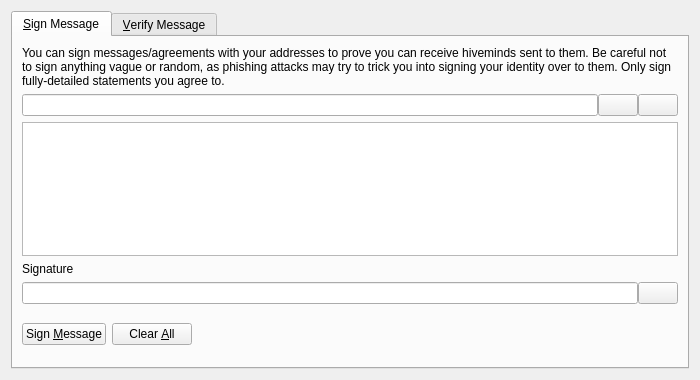
<?xml version="1.0" encoding="UTF-8"?>
<ui version="4.0">
 <class>SignVerifyMessageDialog</class>
 <widget class="QDialog" name="SignVerifyMessageDialog">
  <property name="geometry">
   <rect>
    <x>0</x>
    <y>0</y>
    <width>700</width>
    <height>380</height>
   </rect>
  </property>
  <property name="windowTitle">
   <string>Signatures - Sign / Verify a Message</string>
  </property>
  <property name="modal">
   <bool>true</bool>
  </property>
  <layout class="QVBoxLayout" name="verticalLayout">
   <item>
    <widget class="QTabWidget" name="tabWidget">
     <property name="currentIndex">
      <number>0</number>
     </property>
     <widget class="QWidget" name="tabSignMessage">
      <attribute name="title">
       <string>&amp;Sign Message</string>
      </attribute>
      <layout class="QVBoxLayout" name="verticalLayout_SM">
       <item>
        <widget class="QLabel" name="infoLabel_SM">
         <property name="text">
          <string>You can sign messages/agreements with your addresses to prove you can receive hiveminds sent to them. Be careful not to sign anything vague or random, as phishing attacks may try to trick you into signing your identity over to them. Only sign fully-detailed statements you agree to.</string>
         </property>
         <property name="textFormat">
          <enum>Qt::PlainText</enum>
         </property>
         <property name="wordWrap">
          <bool>true</bool>
         </property>
        </widget>
       </item>
       <item>
        <layout class="QHBoxLayout" name="horizontalLayout_1_SM">
         <property name="spacing">
          <number>0</number>
         </property>
         <item>
          <widget class="QValidatedLineEdit" name="addressIn_SM">
           <property name="toolTip">
            <string>The Hivemind address to sign the message with</string>
           </property>
          </widget>
         </item>
         <item>
          <widget class="QPushButton" name="addressBookButton_SM">
           <property name="toolTip">
            <string>Choose previously used address</string>
           </property>
           <property name="text">
            <string/>
           </property>
           <property name="icon">
            <iconset resource="../hivemind.qrc">
             <normaloff>:/icons/address-book</normaloff>:/icons/address-book</iconset>
           </property>
           <property name="shortcut">
            <string>Alt+A</string>
           </property>
           <property name="autoDefault">
            <bool>false</bool>
           </property>
          </widget>
         </item>
         <item>
          <widget class="QPushButton" name="pasteButton_SM">
           <property name="toolTip">
            <string>Paste address from clipboard</string>
           </property>
           <property name="text">
            <string/>
           </property>
           <property name="icon">
            <iconset resource="../hivemind.qrc">
             <normaloff>:/icons/editpaste</normaloff>:/icons/editpaste</iconset>
           </property>
           <property name="shortcut">
            <string>Alt+P</string>
           </property>
           <property name="autoDefault">
            <bool>false</bool>
           </property>
          </widget>
         </item>
        </layout>
       </item>
       <item>
        <widget class="QPlainTextEdit" name="messageIn_SM">
         <property name="toolTip">
          <string>Enter the message you want to sign here</string>
         </property>
        </widget>
       </item>
       <item>
        <widget class="QLabel" name="signatureLabel_SM">
         <property name="text">
          <string>Signature</string>
         </property>
         <property name="textFormat">
          <enum>Qt::PlainText</enum>
         </property>
        </widget>
       </item>
       <item>
        <layout class="QHBoxLayout" name="horizontalLayout_2_SM">
         <property name="spacing">
          <number>0</number>
         </property>
         <item>
          <widget class="QLineEdit" name="signatureOut_SM">
           <property name="font">
            <font>
             <italic>true</italic>
            </font>
           </property>
           <property name="readOnly">
            <bool>true</bool>
           </property>
          </widget>
         </item>
         <item>
          <widget class="QPushButton" name="copySignatureButton_SM">
           <property name="toolTip">
            <string>Copy the current signature to the system clipboard</string>
           </property>
           <property name="text">
            <string/>
           </property>
           <property name="icon">
            <iconset resource="../hivemind.qrc">
             <normaloff>:/icons/editcopy</normaloff>:/icons/editcopy</iconset>
           </property>
           <property name="autoDefault">
            <bool>false</bool>
           </property>
          </widget>
         </item>
        </layout>
       </item>
       <item>
        <layout class="QHBoxLayout" name="horizontalLayout_3_SM">
         <item>
          <widget class="QPushButton" name="signMessageButton_SM">
           <property name="toolTip">
            <string>Sign the message to prove you own this Hivemind address</string>
           </property>
           <property name="text">
            <string>Sign &amp;Message</string>
           </property>
           <property name="icon">
            <iconset resource="../hivemind.qrc">
             <normaloff>:/icons/edit</normaloff>:/icons/edit</iconset>
           </property>
           <property name="autoDefault">
            <bool>false</bool>
           </property>
          </widget>
         </item>
         <item>
          <widget class="QPushButton" name="clearButton_SM">
           <property name="toolTip">
            <string>Reset all sign message fields</string>
           </property>
           <property name="text">
            <string>Clear &amp;All</string>
           </property>
           <property name="icon">
            <iconset resource="../hivemind.qrc">
             <normaloff>:/icons/remove</normaloff>:/icons/remove</iconset>
           </property>
           <property name="autoDefault">
            <bool>false</bool>
           </property>
          </widget>
         </item>
         <item>
          <spacer name="horizontalSpacer_1_SM">
           <property name="orientation">
            <enum>Qt::Horizontal</enum>
           </property>
           <property name="sizeHint" stdset="0">
            <size>
             <width>40</width>
             <height>48</height>
            </size>
           </property>
          </spacer>
         </item>
         <item>
          <widget class="QLabel" name="statusLabel_SM">
           <property name="font">
            <font>
             <weight>75</weight>
             <bold>true</bold>
            </font>
           </property>
           <property name="text">
            <string/>
           </property>
           <property name="wordWrap">
            <bool>true</bool>
           </property>
          </widget>
         </item>
         <item>
          <spacer name="horizontalSpacer_2_SM">
           <property name="orientation">
            <enum>Qt::Horizontal</enum>
           </property>
           <property name="sizeHint" stdset="0">
            <size>
             <width>40</width>
             <height>48</height>
            </size>
           </property>
          </spacer>
         </item>
        </layout>
       </item>
      </layout>
     </widget>
     <widget class="QWidget" name="tabVerifyMessage">
      <attribute name="title">
       <string>&amp;Verify Message</string>
      </attribute>
      <layout class="QVBoxLayout" name="verticalLayout_VM">
       <item>
        <widget class="QLabel" name="infoLabel_VM">
         <property name="text">
          <string>Enter the receiver's address, message (ensure you copy line breaks, spaces, tabs, etc. exactly) and signature below to verify the message. Be careful not to read more into the signature than what is in the signed message itself, to avoid being tricked by a man-in-the-middle attack. Note that this only proves the signing party receives with the address, it cannot prove sendership of any transaction!</string>
         </property>
         <property name="textFormat">
          <enum>Qt::PlainText</enum>
         </property>
         <property name="alignment">
          <set>Qt::AlignLeading|Qt::AlignLeft|Qt::AlignTop</set>
         </property>
         <property name="wordWrap">
          <bool>true</bool>
         </property>
        </widget>
       </item>
       <item>
        <layout class="QHBoxLayout" name="horizontalLayout_1_VM">
         <property name="spacing">
          <number>0</number>
         </property>
         <item>
          <widget class="QValidatedLineEdit" name="addressIn_VM">
           <property name="toolTip">
            <string>The Hivemind address the message was signed with</string>
           </property>
          </widget>
         </item>
         <item>
          <widget class="QPushButton" name="addressBookButton_VM">
           <property name="toolTip">
            <string>Choose previously used address</string>
           </property>
           <property name="text">
            <string/>
           </property>
           <property name="icon">
            <iconset resource="../hivemind.qrc">
             <normaloff>:/icons/address-book</normaloff>:/icons/address-book</iconset>
           </property>
           <property name="shortcut">
            <string>Alt+A</string>
           </property>
           <property name="autoDefault">
            <bool>false</bool>
           </property>
          </widget>
         </item>
        </layout>
       </item>
       <item>
        <widget class="QPlainTextEdit" name="messageIn_VM"/>
       </item>
       <item>
        <widget class="QValidatedLineEdit" name="signatureIn_VM"/>
       </item>
       <item>
        <layout class="QHBoxLayout" name="horizontalLayout_2_VM">
         <item>
          <widget class="QPushButton" name="verifyMessageButton_VM">
           <property name="toolTip">
            <string>Verify the message to ensure it was signed with the specified Hivemind address</string>
           </property>
           <property name="text">
            <string>Verify &amp;Message</string>
           </property>
           <property name="icon">
            <iconset resource="../hivemind.qrc">
             <normaloff>:/icons/transaction_0</normaloff>:/icons/transaction_0</iconset>
           </property>
           <property name="autoDefault">
            <bool>false</bool>
           </property>
          </widget>
         </item>
         <item>
          <widget class="QPushButton" name="clearButton_VM">
           <property name="toolTip">
            <string>Reset all verify message fields</string>
           </property>
           <property name="text">
            <string>Clear &amp;All</string>
           </property>
           <property name="icon">
            <iconset resource="../hivemind.qrc">
             <normaloff>:/icons/remove</normaloff>:/icons/remove</iconset>
           </property>
           <property name="autoDefault">
            <bool>false</bool>
           </property>
          </widget>
         </item>
         <item>
          <spacer name="horizontalSpacer_1_VM">
           <property name="orientation">
            <enum>Qt::Horizontal</enum>
           </property>
           <property name="sizeHint" stdset="0">
            <size>
             <width>40</width>
             <height>48</height>
            </size>
           </property>
          </spacer>
         </item>
         <item>
          <widget class="QLabel" name="statusLabel_VM">
           <property name="font">
            <font>
             <weight>75</weight>
             <bold>true</bold>
            </font>
           </property>
           <property name="text">
            <string/>
           </property>
           <property name="wordWrap">
            <bool>true</bool>
           </property>
          </widget>
         </item>
         <item>
          <spacer name="horizontalSpacer_2_VM">
           <property name="orientation">
            <enum>Qt::Horizontal</enum>
           </property>
           <property name="sizeHint" stdset="0">
            <size>
             <width>40</width>
             <height>48</height>
            </size>
           </property>
          </spacer>
         </item>
        </layout>
       </item>
      </layout>
     </widget>
    </widget>
   </item>
  </layout>
 </widget>
 <customwidgets>
  <customwidget>
   <class>QValidatedLineEdit</class>
   <extends>QLineEdit</extends>
   <header>qvalidatedlineedit.h</header>
  </customwidget>
 </customwidgets>
 <resources>
  <include location="../hivemind.qrc"/>
 </resources>
 <connections/>
</ui>
